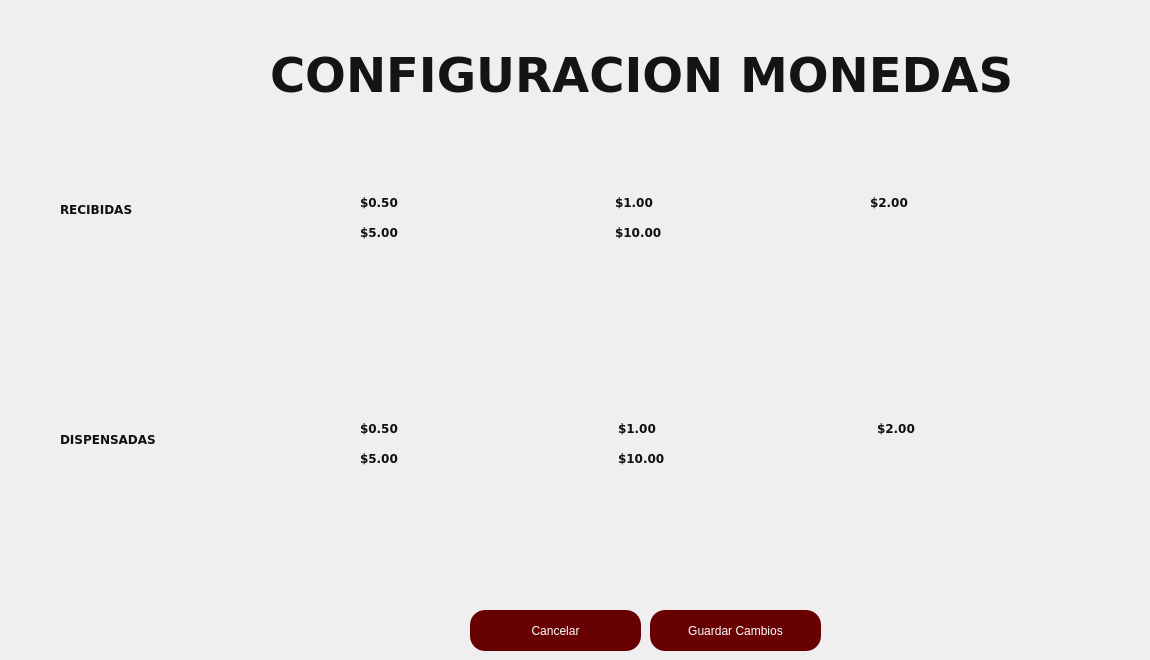
   <widget class="QWidget" name="page_3">
    <widget class="QPushButton" name="verConfiguracion">
     <property name="geometry">
      <rect>
       <x>470</x>
       <y>610</y>
       <width>171</width>
       <height>41</height>
      </rect>
     </property>
     <property name="styleSheet">
      <string notr="true">background-color:rgb(104, 2, 2);
color:white;
border-radius:15%</string>
     </property>
     <property name="text">
      <string>Cancelar</string>
     </property>
    </widget>
    <widget class="QLabel" name="label_35">
     <property name="geometry">
      <rect>
       <x>270</x>
       <y>50</y>
       <width>871</width>
       <height>51</height>
      </rect>
     </property>
     <property name="font">
      <font>
       <family>DejaVu Sans</family>
       <pointsize>36</pointsize>
       <weight>75</weight>
       <bold>true</bold>
      </font>
     </property>
     <property name="styleSheet">
      <string notr="true">BACKGROUND-color:transparent;
color:rgb(20, 20, 20)</string>
     </property>
     <property name="text">
      <string>CONFIGURACION MONEDAS</string>
     </property>
    </widget>
    <widget class="QPushButton" name="guardarCambios">
     <property name="geometry">
      <rect>
       <x>650</x>
       <y>610</y>
       <width>171</width>
       <height>41</height>
      </rect>
     </property>
     <property name="styleSheet">
      <string notr="true">background-color:rgb(104, 2, 2);
color:white;
border-radius:15%</string>
     </property>
     <property name="text">
      <string>Guardar Cambios</string>
     </property>
    </widget>
    <widget class="QLabel" name="label_33">
     <property name="geometry">
      <rect>
       <x>60</x>
       <y>200</y>
       <width>111</width>
       <height>19</height>
      </rect>
     </property>
     <property name="font">
      <font>
       <family>DejaVu Sans</family>
       <weight>75</weight>
       <bold>true</bold>
      </font>
     </property>
     <property name="styleSheet">
      <string notr="true">background-color:transparent;
color:rgb(16, 16, 16)</string>
     </property>
     <property name="text">
      <string>RECIBIDAS</string>
     </property>
    </widget>
    <widget class="QCheckBox" name="me4">
     <property name="geometry">
      <rect>
       <x>341</x>
       <y>220</y>
       <width>79</width>
       <height>24</height>
      </rect>
     </property>
     <property name="font">
      <font>
       <family>DejaVu Sans</family>
       <weight>75</weight>
       <bold>true</bold>
      </font>
     </property>
     <property name="styleSheet">
      <string notr="true">background-color:transparent;
color:rgb(16, 16, 16)</string>
     </property>
     <property name="text">
      <string>$5.00</string>
     </property>
    </widget>
    <widget class="QCheckBox" name="me1">
     <property name="geometry">
      <rect>
       <x>341</x>
       <y>190</y>
       <width>79</width>
       <height>24</height>
      </rect>
     </property>
     <property name="font">
      <font>
       <family>DejaVu Sans</family>
       <weight>75</weight>
       <bold>true</bold>
      </font>
     </property>
     <property name="styleSheet">
      <string notr="true">background-color:transparent;
color:rgb(16, 16, 16)</string>
     </property>
     <property name="text">
      <string>$0.50</string>
     </property>
    </widget>
    <widget class="QCheckBox" name="me3">
     <property name="geometry">
      <rect>
       <x>851</x>
       <y>190</y>
       <width>79</width>
       <height>24</height>
      </rect>
     </property>
     <property name="font">
      <font>
       <family>DejaVu Sans</family>
       <weight>75</weight>
       <bold>true</bold>
      </font>
     </property>
     <property name="styleSheet">
      <string notr="true">background-color:transparent;
color:rgb(16, 16, 16)</string>
     </property>
     <property name="text">
      <string>$2.00</string>
     </property>
    </widget>
    <widget class="QCheckBox" name="me5">
     <property name="geometry">
      <rect>
       <x>596</x>
       <y>220</y>
       <width>90</width>
       <height>24</height>
      </rect>
     </property>
     <property name="font">
      <font>
       <family>DejaVu Sans</family>
       <weight>75</weight>
       <bold>true</bold>
      </font>
     </property>
     <property name="styleSheet">
      <string notr="true">background-color:transparent;
color:rgb(16, 16, 16)</string>
     </property>
     <property name="text">
      <string>$10.00</string>
     </property>
    </widget>
    <widget class="QCheckBox" name="me2">
     <property name="geometry">
      <rect>
       <x>596</x>
       <y>190</y>
       <width>79</width>
       <height>24</height>
      </rect>
     </property>
     <property name="font">
      <font>
       <family>DejaVu Sans</family>
       <weight>75</weight>
       <bold>true</bold>
      </font>
     </property>
     <property name="styleSheet">
      <string notr="true">background-color:transparent;
color:rgb(16, 16, 16)</string>
     </property>
     <property name="text">
      <string>$1.00</string>
     </property>
    </widget>
    <widget class="QCheckBox" name="ms5">
     <property name="geometry">
      <rect>
       <x>599</x>
       <y>446</y>
       <width>90</width>
       <height>24</height>
      </rect>
     </property>
     <property name="font">
      <font>
       <family>DejaVu Sans</family>
       <weight>75</weight>
       <bold>true</bold>
      </font>
     </property>
     <property name="styleSheet">
      <string notr="true">background-color:transparent;
color:rgb(16, 16, 16)</string>
     </property>
     <property name="text">
      <string>$10.00</string>
     </property>
    </widget>
    <widget class="QCheckBox" name="ms3">
     <property name="geometry">
      <rect>
       <x>858</x>
       <y>416</y>
       <width>79</width>
       <height>24</height>
      </rect>
     </property>
     <property name="font">
      <font>
       <family>DejaVu Sans</family>
       <weight>75</weight>
       <bold>true</bold>
      </font>
     </property>
     <property name="styleSheet">
      <string notr="true">background-color:transparent;
color:rgb(16, 16, 16)</string>
     </property>
     <property name="text">
      <string>$2.00</string>
     </property>
    </widget>
    <widget class="QCheckBox" name="ms1">
     <property name="geometry">
      <rect>
       <x>341</x>
       <y>416</y>
       <width>79</width>
       <height>24</height>
      </rect>
     </property>
     <property name="font">
      <font>
       <family>DejaVu Sans</family>
       <weight>75</weight>
       <bold>true</bold>
      </font>
     </property>
     <property name="styleSheet">
      <string notr="true">background-color:transparent;
color:rgb(16, 16, 16)</string>
     </property>
     <property name="text">
      <string>$0.50</string>
     </property>
    </widget>
    <widget class="QCheckBox" name="ms2">
     <property name="geometry">
      <rect>
       <x>599</x>
       <y>416</y>
       <width>79</width>
       <height>24</height>
      </rect>
     </property>
     <property name="font">
      <font>
       <family>DejaVu Sans</family>
       <weight>75</weight>
       <italic>false</italic>
       <bold>true</bold>
      </font>
     </property>
     <property name="styleSheet">
      <string notr="true">background-color:transparent;
color:rgb(16, 16, 16)</string>
     </property>
     <property name="text">
      <string>$1.00</string>
     </property>
    </widget>
    <widget class="QCheckBox" name="ms4">
     <property name="geometry">
      <rect>
       <x>341</x>
       <y>446</y>
       <width>79</width>
       <height>24</height>
      </rect>
     </property>
     <property name="font">
      <font>
       <family>DejaVu Sans</family>
       <weight>75</weight>
       <bold>true</bold>
      </font>
     </property>
     <property name="styleSheet">
      <string notr="true">background-color:transparent;
color:rgb(16, 16, 16)</string>
     </property>
     <property name="text">
      <string>$5.00</string>
     </property>
    </widget>
    <widget class="QLabel" name="label_34">
     <property name="geometry">
      <rect>
       <x>60</x>
       <y>430</y>
       <width>131</width>
       <height>19</height>
      </rect>
     </property>
     <property name="font">
      <font>
       <family>DejaVu Sans</family>
       <weight>75</weight>
       <italic>false</italic>
       <bold>true</bold>
      </font>
     </property>
     <property name="styleSheet">
      <string notr="true">background-color:transparent;
color:rgb(16, 16, 16)</string>
     </property>
     <property name="text">
      <string>DISPENSADAS</string>
     </property>
    </widget>
   </widget>
